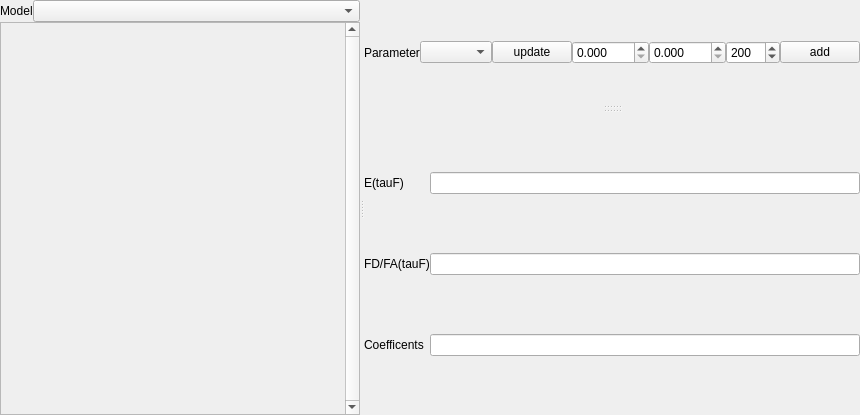
<?xml version="1.0" encoding="UTF-8"?>
<ui version="4.0">
 <class>Form</class>
 <widget class="QWidget" name="Form">
  <property name="geometry">
   <rect>
    <x>0</x>
    <y>0</y>
    <width>833</width>
    <height>415</height>
   </rect>
  </property>
  <property name="windowTitle">
   <string>FRET-Lines</string>
  </property>
  <property name="windowIcon">
   <iconset resource="../../../../devel - Copy/lib/ui/rescource.qrc">
    <normaloff>:/icons/icons/FRET-Lines.ico</normaloff>:/icons/icons/FRET-Lines.ico</iconset>
  </property>
  <layout class="QVBoxLayout" name="verticalLayout_2">
   <property name="spacing">
    <number>0</number>
   </property>
   <property name="margin">
    <number>0</number>
   </property>
   <item>
    <widget class="QSplitter" name="splitter_2">
     <property name="orientation">
      <enum>Qt::Horizontal</enum>
     </property>
     <widget class="QWidget" name="widget" native="true">
      <property name="minimumSize">
       <size>
        <width>360</width>
        <height>0</height>
       </size>
      </property>
      <layout class="QVBoxLayout" name="verticalLayout_3">
       <property name="spacing">
        <number>0</number>
       </property>
       <property name="margin">
        <number>0</number>
       </property>
       <item>
        <layout class="QHBoxLayout" name="horizontalLayout_2">
         <item>
          <widget class="QLabel" name="label">
           <property name="sizePolicy">
            <sizepolicy hsizetype="Fixed" vsizetype="Preferred">
             <horstretch>0</horstretch>
             <verstretch>0</verstretch>
            </sizepolicy>
           </property>
           <property name="text">
            <string>Model</string>
           </property>
          </widget>
         </item>
         <item>
          <widget class="QComboBox" name="comboBox"/>
         </item>
        </layout>
       </item>
       <item>
        <widget class="QScrollArea" name="scrollArea">
         <property name="sizePolicy">
          <sizepolicy hsizetype="Expanding" vsizetype="MinimumExpanding">
           <horstretch>0</horstretch>
           <verstretch>0</verstretch>
          </sizepolicy>
         </property>
         <property name="verticalScrollBarPolicy">
          <enum>Qt::ScrollBarAlwaysOn</enum>
         </property>
         <property name="widgetResizable">
          <bool>true</bool>
         </property>
         <widget class="QWidget" name="scrollAreaWidgetContents">
          <property name="geometry">
           <rect>
            <x>0</x>
            <y>0</y>
            <width>341</width>
            <height>389</height>
           </rect>
          </property>
          <layout class="QVBoxLayout" name="verticalLayout_4">
           <property name="spacing">
            <number>0</number>
           </property>
           <property name="margin">
            <number>0</number>
           </property>
           <item>
            <layout class="QVBoxLayout" name="verticalLayout"/>
           </item>
          </layout>
         </widget>
        </widget>
       </item>
      </layout>
     </widget>
     <widget class="QSplitter" name="splitter">
      <property name="orientation">
       <enum>Qt::Vertical</enum>
      </property>
      <widget class="QWidget" name="">
       <layout class="QHBoxLayout" name="horizontalLayout">
        <property name="spacing">
         <number>0</number>
        </property>
        <item>
         <widget class="QLabel" name="label_2">
          <property name="sizePolicy">
           <sizepolicy hsizetype="Fixed" vsizetype="Preferred">
            <horstretch>0</horstretch>
            <verstretch>0</verstretch>
           </sizepolicy>
          </property>
          <property name="text">
           <string>Parameter</string>
          </property>
         </widget>
        </item>
        <item>
         <widget class="QComboBox" name="comboBox_2">
          <property name="sizePolicy">
           <sizepolicy hsizetype="Expanding" vsizetype="Fixed">
            <horstretch>0</horstretch>
            <verstretch>0</verstretch>
           </sizepolicy>
          </property>
         </widget>
        </item>
        <item>
         <widget class="QPushButton" name="pushButton_2">
          <property name="sizePolicy">
           <sizepolicy hsizetype="Fixed" vsizetype="Fixed">
            <horstretch>0</horstretch>
            <verstretch>0</verstretch>
           </sizepolicy>
          </property>
          <property name="text">
           <string>update</string>
          </property>
         </widget>
        </item>
        <item>
         <widget class="QDoubleSpinBox" name="doubleSpinBox">
          <property name="decimals">
           <number>3</number>
          </property>
          <property name="maximum">
           <double>1000.000000000000000</double>
          </property>
         </widget>
        </item>
        <item>
         <widget class="QDoubleSpinBox" name="doubleSpinBox_2">
          <property name="decimals">
           <number>3</number>
          </property>
          <property name="maximum">
           <double>1000.000000000000000</double>
          </property>
         </widget>
        </item>
        <item>
         <widget class="QSpinBox" name="spinBox">
          <property name="maximum">
           <number>1000</number>
          </property>
          <property name="value">
           <number>200</number>
          </property>
         </widget>
        </item>
        <item>
         <widget class="QPushButton" name="pushButton">
          <property name="text">
           <string>add</string>
          </property>
         </widget>
        </item>
       </layout>
      </widget>
      <widget class="QWidget" name="verticalLayoutWidget">
       <layout class="QVBoxLayout" name="verticalLayout_5">
        <property name="spacing">
         <number>0</number>
        </property>
       </layout>
      </widget>
      <widget class="QWidget" name="gridLayoutWidget">
       <layout class="QGridLayout" name="gridLayout_2">
        <property name="spacing">
         <number>0</number>
        </property>
        <item row="0" column="1">
         <widget class="QLineEdit" name="lineEdit"/>
        </item>
        <item row="0" column="0">
         <widget class="QLabel" name="label_3">
          <property name="text">
           <string>E(tauF)</string>
          </property>
         </widget>
        </item>
        <item row="1" column="1">
         <widget class="QLineEdit" name="lineEdit_2"/>
        </item>
        <item row="1" column="0">
         <widget class="QLabel" name="label_4">
          <property name="text">
           <string>FD/FA(tauF)</string>
          </property>
         </widget>
        </item>
        <item row="2" column="1">
         <widget class="QLineEdit" name="lineEdit_3"/>
        </item>
        <item row="2" column="0">
         <widget class="QLabel" name="label_5">
          <property name="text">
           <string>Coefficents</string>
          </property>
         </widget>
        </item>
       </layout>
      </widget>
     </widget>
    </widget>
   </item>
  </layout>
  <action name="actionModel_changed">
   <property name="text">
    <string>Model changed</string>
   </property>
  </action>
  <action name="actionParameter_changed">
   <property name="text">
    <string>Parameter changed</string>
   </property>
  </action>
  <action name="actionCalculate_FRET_Line">
   <property name="text">
    <string>Calculate FRET-Line</string>
   </property>
  </action>
  <action name="actionClear_plot">
   <property name="text">
    <string>Clear plot</string>
   </property>
  </action>
  <action name="actionUpdate_Parameter">
   <property name="text">
    <string>Update parameter</string>
   </property>
  </action>
 </widget>
 <resources>
  <include location="../../../../devel - Copy/lib/ui/rescource.qrc"/>
 </resources>
 <connections>
  <connection>
   <sender>comboBox_2</sender>
   <signal>currentIndexChanged(int)</signal>
   <receiver>actionParameter_changed</receiver>
   <slot>trigger()</slot>
   <hints>
    <hint type="sourcelabel">
     <x>583</x>
     <y>11</y>
    </hint>
    <hint type="destinationlabel">
     <x>-1</x>
     <y>-1</y>
    </hint>
   </hints>
  </connection>
  <connection>
   <sender>pushButton</sender>
   <signal>clicked()</signal>
   <receiver>actionCalculate_FRET_Line</receiver>
   <slot>trigger()</slot>
   <hints>
    <hint type="sourcelabel">
     <x>793</x>
     <y>13</y>
    </hint>
    <hint type="destinationlabel">
     <x>-1</x>
     <y>-1</y>
    </hint>
   </hints>
  </connection>
  <connection>
   <sender>pushButton_2</sender>
   <signal>clicked()</signal>
   <receiver>actionUpdate_Parameter</receiver>
   <slot>trigger()</slot>
   <hints>
    <hint type="sourcelabel">
     <x>527</x>
     <y>13</y>
    </hint>
    <hint type="destinationlabel">
     <x>-1</x>
     <y>-1</y>
    </hint>
   </hints>
  </connection>
  <connection>
   <sender>comboBox</sender>
   <signal>currentIndexChanged(int)</signal>
   <receiver>actionModel_changed</receiver>
   <slot>trigger()</slot>
   <hints>
    <hint type="sourcelabel">
     <x>197</x>
     <y>10</y>
    </hint>
    <hint type="destinationlabel">
     <x>-1</x>
     <y>-1</y>
    </hint>
   </hints>
  </connection>
 </connections>
</ui>
